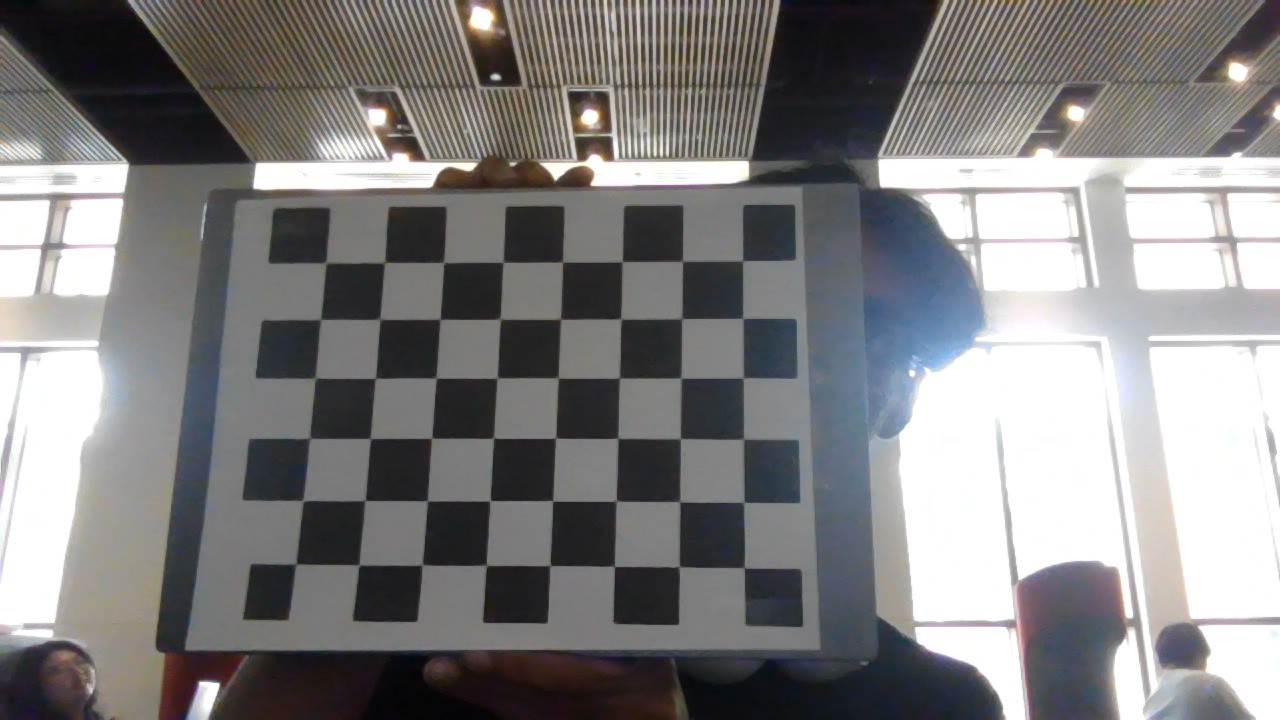
#> input picture images/WIN_20250831_16_53_50_Pro.jpg, 1280 x 720 px; its folder holds only this picture in this run
$ python camera_calibration.py
#> lines starting #> are read from the running program, lines starting #| are printed output that depends on the picture; after the words box and inside, x2 and y2 are one past the last pixel; in counts of white or black regions, pixels touching at a corner belong together; long printed decimals are rounded
#IMPORTANT: CODE SOURCED FROM GEEKS FOR GEEKS
# https://www.geeksforgeeks.org/python/camera-calibration-with-python-opencv/
# Import required modules
import cv2
import numpy as np
import os
import glob


# Define the dimensions of checkerboard
CHECKERBOARD = (8, 6)


# stop the iteration when specified
# accuracy, epsilon, is reached or
# specified number of iterations are completed.
criteria = (cv2.TERM_CRITERIA_EPS +
            cv2.TERM_CRITERIA_MAX_ITER, 30, 0.001)


# Vector for 3D points
threedpoints = []

# Vector for 2D points
twodpoints = []


#  3D points real world coordinates
objectp3d = np.zeros((1, CHECKERBOARD[0]
                      * CHECKERBOARD[1],
                      3), np.float32)
objectp3d[0, :, :2] = np.mgrid[0:CHECKERBOARD[0],
                               0:CHECKERBOARD[1]].T.reshape(-1, 2)
prev_img_shape = None


# Extracting path of individual image stored
# in a given directory. Since no path is
# specified, it will take current directory
# jpg files alone
images = glob.glob('./images/*.jpg')

for filename in images:
    image = cv2.imread(filename)
#> image is the input picture: shape (720, 1280, 3); mean B, G, R 128.6, 128.3, 129.4
    grayColor = cv2.cvtColor(image, cv2.COLOR_BGR2GRAY)
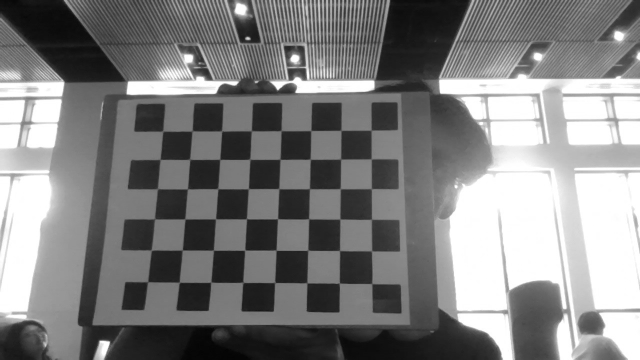
#> grayColor: shape (720, 1280) (shown at 1/2 size); min 2, max 255, mean 128.7

    # Find the chess board corners
    # If desired number of corners are
    # found in the image then ret = true
    ret, corners = cv2.findChessboardCorners(
                    grayColor, CHECKERBOARD,
                    cv2.CALIB_CB_ADAPTIVE_THRESH
                    + cv2.CALIB_CB_FAST_CHECK +
                    cv2.CALIB_CB_NORMALIZE_IMAGE)
#> ret = True; corners = 48 rows, first 8: [328.2, 262.6], [384.6, 262.6], [443.5, 262.1], [503.5, 262.8], [562.4, 262.7], [622.9, 262], [682.4, 261.7], [742.5, 259.3]

    # If desired number of corners can be detected then,
    # refine the pixel coordinates and display
    # them on the images of checker board
    if ret == True:
        threedpoints.append(objectp3d)

        # Refining pixel coordinates
        # for given 2d points.
        corners2 = cv2.cornerSubPix(
            grayColor, corners, (11, 11), (-1, -1), criteria)
#> corners2 = 48 rows, first 8: [326, 262.9], [384.6, 262.5], [443.6, 262.5], [503.1, 262.3], [562.6, 262.1], [622.2, 261.8], [682.4, 261.3], [742.7, 260.8]

        twodpoints.append(corners2)

        # Draw and display the corners
        image = cv2.drawChessboardCorners(image,
                                          CHECKERBOARD,
                                          corners2, ret)
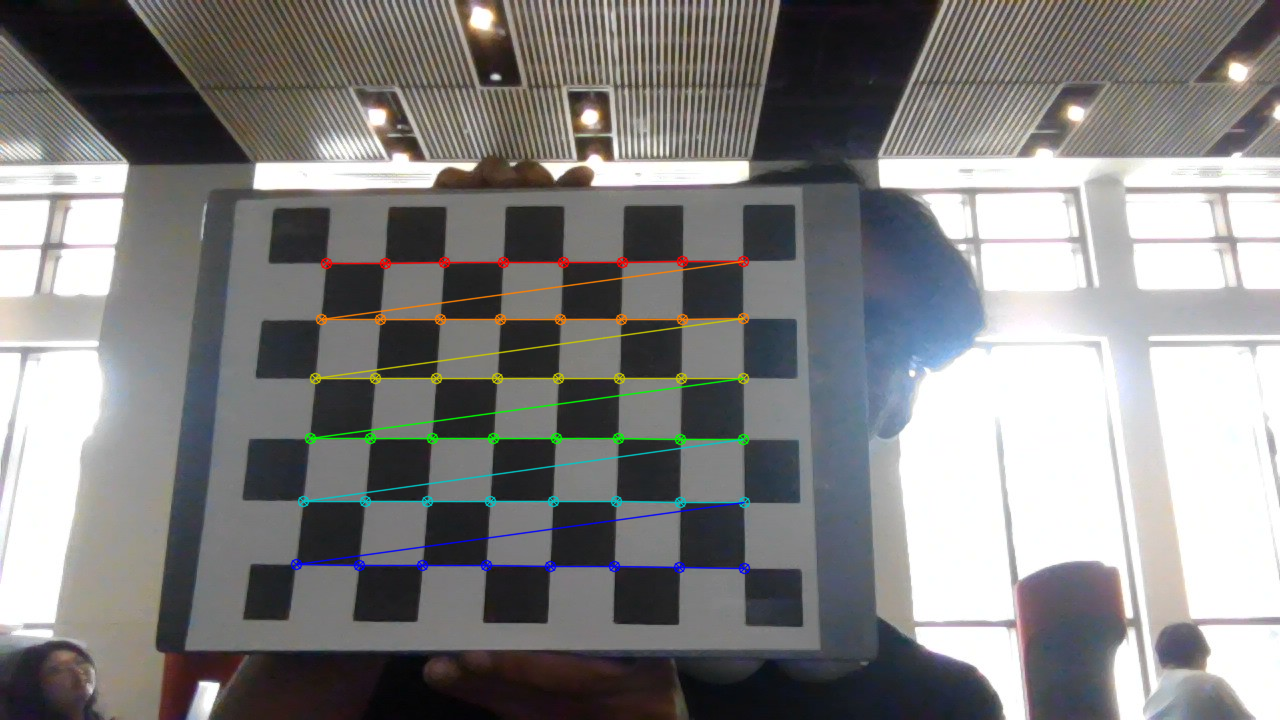
#> image: shape (720, 1280, 3); 1.97% of pixels changed, all inside (x1, y1, x2, y2) = (290, 255, 751, 575)

    cv2.imshow('img', image)
    cv2.waitKey(0)

h, w = image.shape[:2]


# Perform camera calibration by
# passing the value of above found out 3D points (threedpoints)
# and its corresponding pixel coordinates of the
# detected corners (twodpoints)
ret, matrix, distortion, r_vecs, t_vecs = cv2.calibrateCamera(
    threedpoints, twodpoints, grayColor.shape[::-1], None, None)
#> ret = 0.277; matrix = [[1161.1, 0, 653.2], [0, 1164.5, 371.3], [0, 0, 1]]; distortion = [[0.352, -3.83, 0.00351, 0.00231, 16.04]]; r_vecs = ([-0.265, 0.0653, 0.00856],); t_vecs = ([-5.5, -1.82, 19.73],)


# Displaying required output
print(" Camera matrix:")
print(matrix)
#| [[1.16114882e+03 0.00000000e+00 6.53233540e+02]
#|  [0.00000000e+00 1.16450614e+03 3.71255848e+02]
#|  [0.00000000e+00 0.00000000e+00 1.00000000e+00]]

print("\n Distortion coefficient:")
print(distortion)
#| [[ 3.51963034e-01 -3.83252915e+00  3.50925589e-03  2.30626399e-03
#|    1.60430438e+01]]

print("\n Rotation Vectors:")
print(r_vecs)
#| (array([[-0.2653],
#|        [ 0.06528],
#|        [ 0.008559]]),)

print("\n Translation Vectors:")
print(t_vecs)
#| (array([[-5.505],
#|        [-1.822],
#|        [19.728]]),)

# find re-projection error
mean_error = 0
for i in range(len(threedpoints)):
    imgpoints2, _ = cv2.projectPoints(
        threedpoints[i], r_vecs[i], t_vecs[i], matrix, distortion)
    error = cv2.norm(twodpoints[i], imgpoints2, cv2.NORM_L2)/len(imgpoints2)
    mean_error += error
#> this loop made 1 pass
#> (error, mean_error) on pass 1: (0.04, 0.04)
#> after the loop, mean_error = 0.04
print("\n Total re-projection error: {}".format(mean_error/len(threedpoints)))
#|  Total re-projection error: 0.03999
cv2.destroyAllWindows()

$ run again, on images/WIN_20250831_16_53_55_Pro.jpg
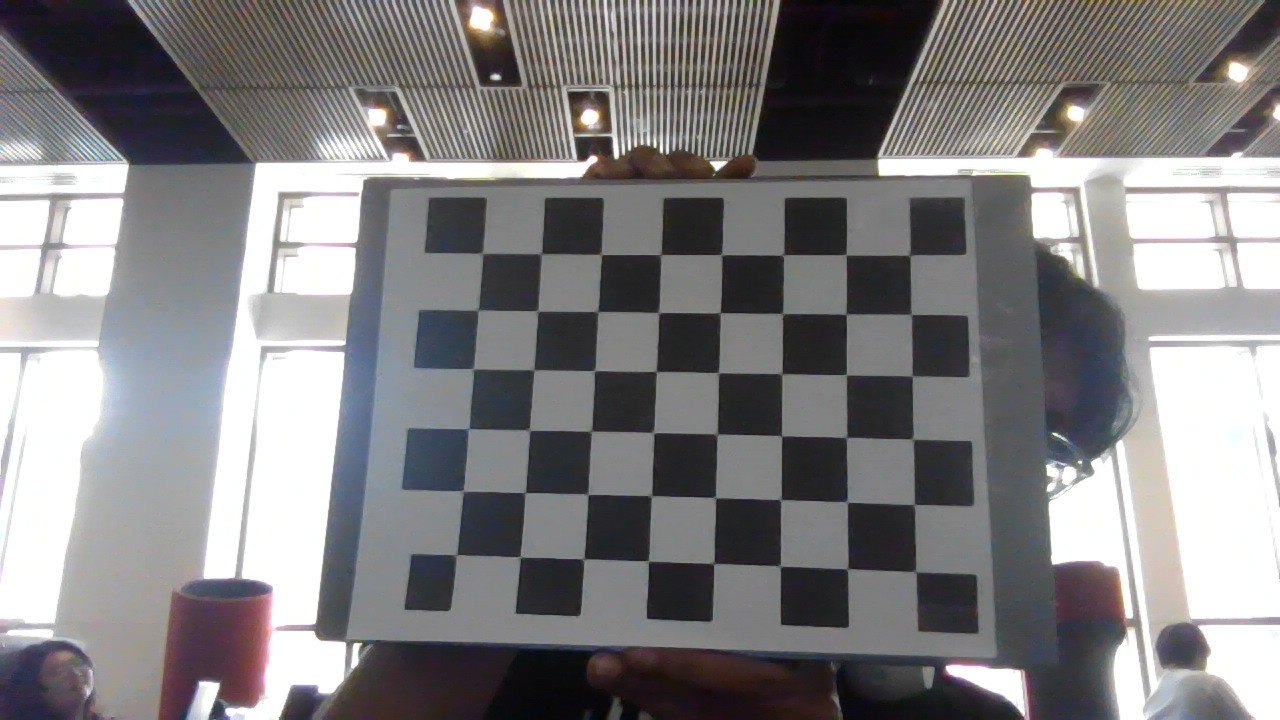
#> input picture images/WIN_20250831_16_53_55_Pro.jpg, 1280 x 720 px
#> image is the input picture: shape (720, 1280, 3); mean B, G, R 129, 127.6, 129.1
#> `grayColor = cv2.cvtColor(image, cv2.COLOR_BGR2GRAY)`:
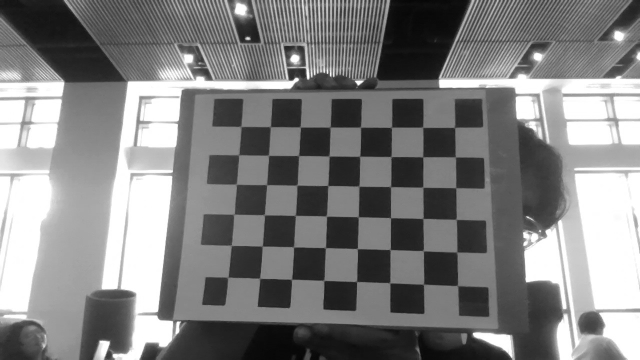
#> grayColor: shape (720, 1280) (shown at 1/2 size); min 4, max 255, mean 128.2
#> `ret, corners = cv2.findChessboardCorners( grayColor, CHECKERBOARD, cv2..`: ret = True; corners = 48 rows, first 8: [482.5, 253.5], [541.7, 252], [601, 254.5], [661.5, 254.3], [721.1, 254.6], [783.5, 255], [846.3, 254.6], [907, 259]
#> corners2 = 48 rows, first 8: [482.5, 253.3], [541.4, 253.7], [601.3, 254.4], [660.8, 254.6], [721.6, 254.6], [783.5, 255], [846, 254.7], [909.8, 255.3]
#> `image = cv2.drawChessboardCorners(image, CHECKERBOARD, corners2, ret)`:
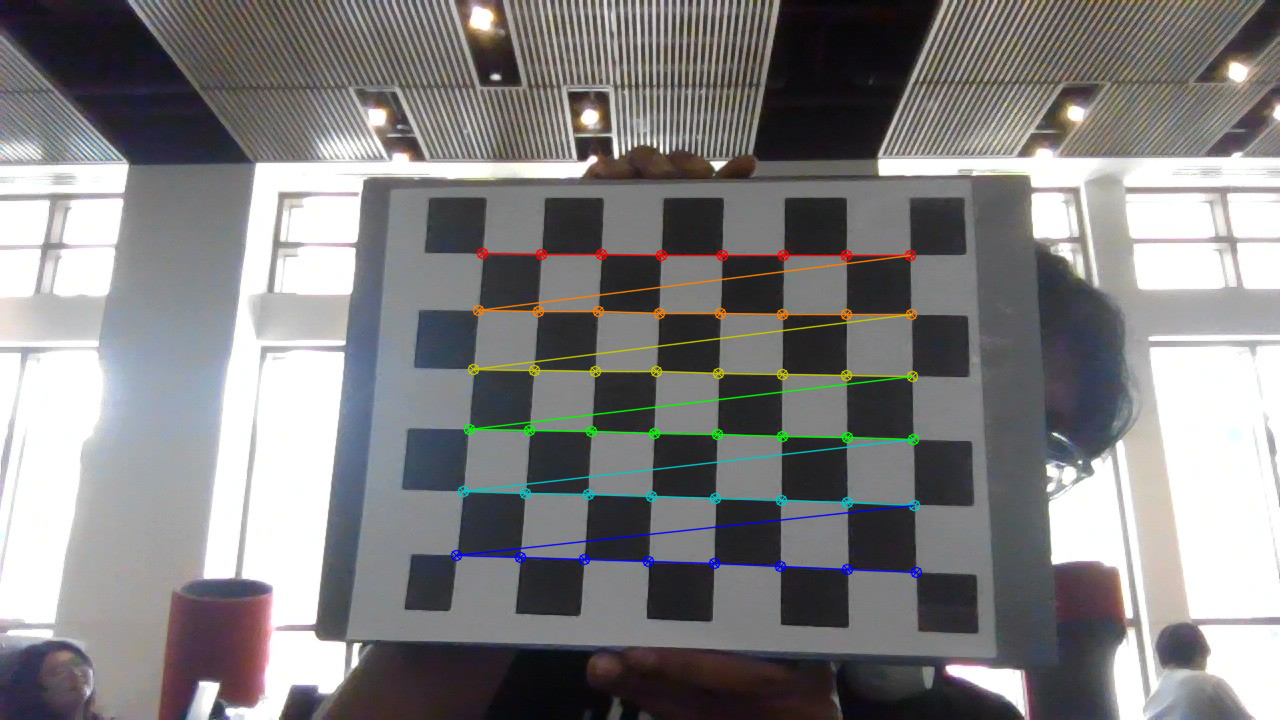
#> image: shape (720, 1280, 3); 2.01% of pixels changed, all inside (x1, y1, x2, y2) = (450, 247, 923, 579)
#> `ret, matrix, distortion, r_vecs, t_vecs = cv2.calibrateCamera( threedp..`: ret = 0.258; matrix = [[1239.4, 0, 606.2], [0, 1237.2, 334.8], [0, 0, 1]]; distortion = [[0.201, -0.414, -0.00135, -0.0103, -2.84]]; r_vecs = ([-0.282, 0.134, 0.0319],); t_vecs = ([-2.07, -1.37, 20.87],)
#| [[1.23938101e+03 0.00000000e+00 6.06167217e+02]
#|  [0.00000000e+00 1.23721139e+03 3.34770282e+02]
#|  [0.00000000e+00 0.00000000e+00 1.00000000e+00]]
#| [[ 2.00502755e-01 -4.13587562e-01 -1.35062335e-03 -1.03323181e-02
#|   -2.83885927e+00]]
#| (array([[-0.2816],
#|        [ 0.1341],
#|        [ 0.03191]]),)
#| (array([[-2.067],
#|        [-1.365],
#|        [20.872]]),)
#> the loop `for i in range(len(threedpoints)):` made 1 pass
#> (error, mean_error) on pass 1: (0.0373, 0.0373)
#> after the loop `for i in range(len(threedpoints)):`: mean_error = 0.0373
#|  Total re-projection error: 0.03729

$ run again, on images/WIN_20250831_16_53_57_Pro.jpg
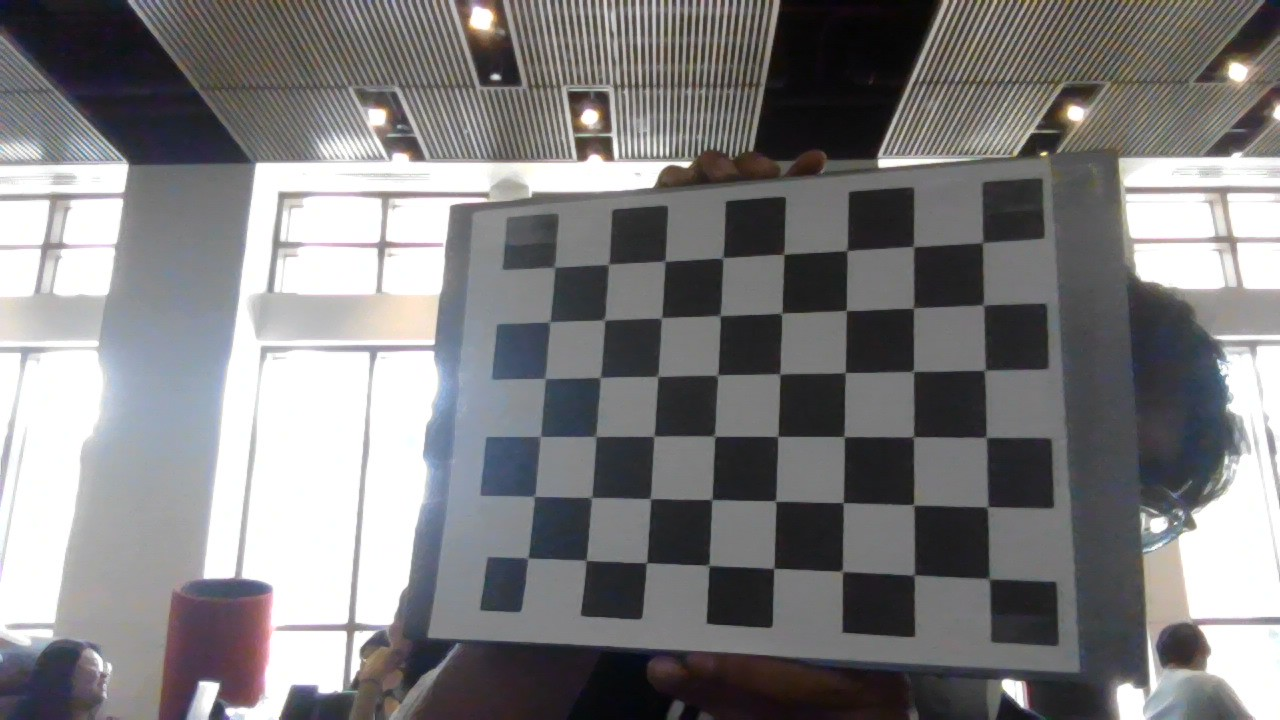
#> input picture images/WIN_20250831_16_53_57_Pro.jpg, 1280 x 720 px
#> image is the input picture: shape (720, 1280, 3); mean B, G, R 126.7, 125.4, 126.4
#> `grayColor = cv2.cvtColor(image, cv2.COLOR_BGR2GRAY)`:
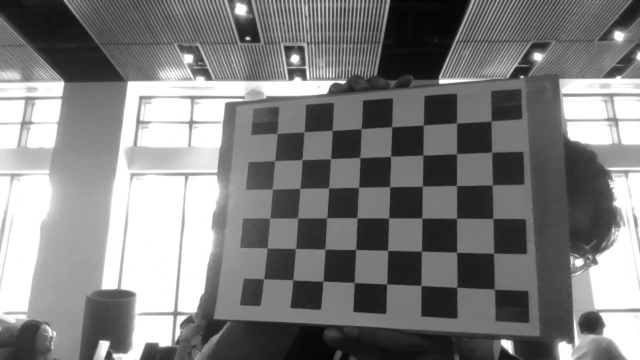
#> grayColor: shape (720, 1280) (shown at 1/2 size); min 2, max 255, mean 125.8
#> `ret, corners = cv2.findChessboardCorners( grayColor, CHECKERBOARD, cv2..`: ret = True; corners = 48 rows, first 8: [554, 267], [608.3, 266.1], [665.5, 260.3], [722, 257], [784, 254.5], [847.6, 250.8], [913.5, 246.9], [982.9, 242.7]
#> corners2 = 48 rows, first 8: [554.5, 267.3], [608.5, 264.3], [665, 261.3], [722.6, 258], [783.7, 254.3], [846.8, 250.7], [913.6, 246.5], [982.6, 242.6]
#> `image = cv2.drawChessboardCorners(image, CHECKERBOARD, corners2, ret)`:
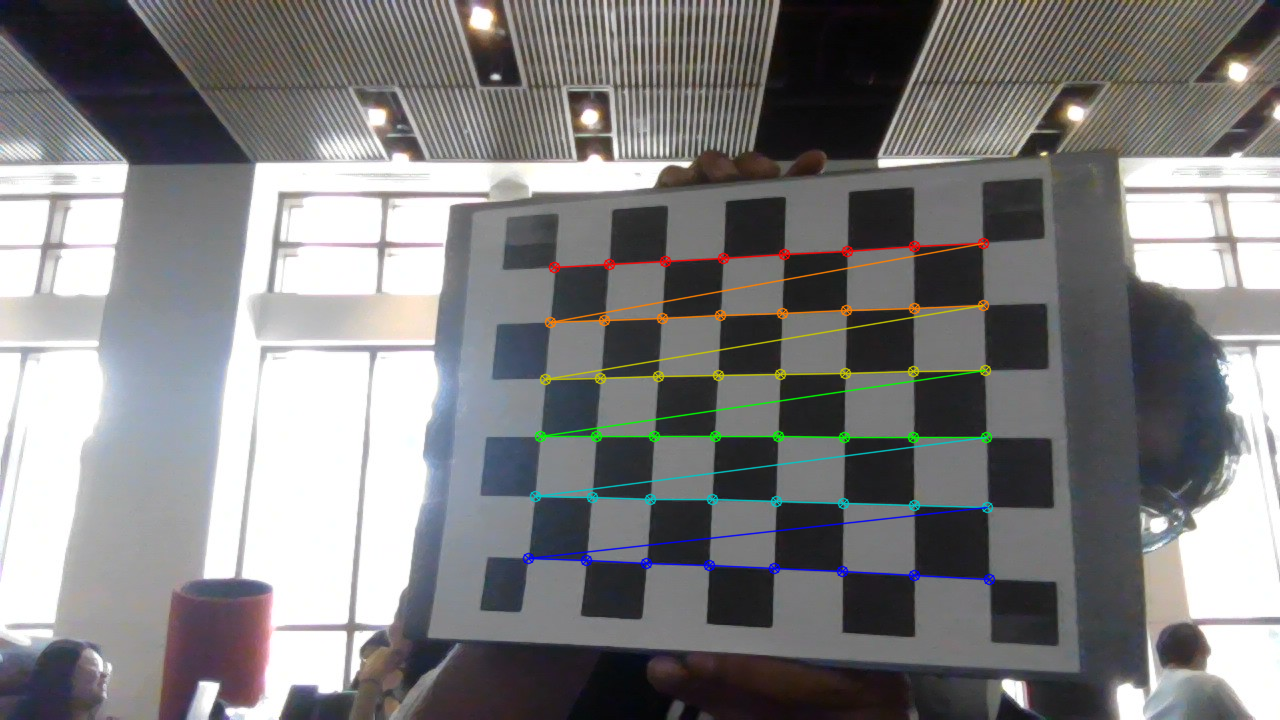
#> image: shape (720, 1280, 3); 2.01% of pixels changed, all inside (x1, y1, x2, y2) = (522, 237, 996, 586)
#> `ret, matrix, distortion, r_vecs, t_vecs = cv2.calibrateCamera( threedp..`: ret = 0.304; matrix = [[976.1, 0, 656.7], [0, 969.4, 397.2], [0, 0, 1]]; distortion = [[0.158, -0.601, 0.00575, -0.00149, 0.604]]; r_vecs = ([-0.232, 0.313, 0.024],); t_vecs = ([-1.77, -2.26, 16.94],)
#| [[976.128   0.         656.697]
#|  [  0.         969.364 397.182]
#|  [  0.           0.           1.        ]]
#| [[ 0.1576   -0.601   0.005745 -0.001486  0.6042]]
#| (array([[-0.2318],
#|        [ 0.3127 ],
#|        [ 0.02399]]),)
#| (array([[-1.767],
#|        [-2.264],
#|        [16.936]]),)
#> the loop `for i in range(len(threedpoints)):` made 1 pass
#> (error, mean_error) on pass 1: (0.0439, 0.0439)
#> after the loop `for i in range(len(threedpoints)):`: mean_error = 0.0439
#|  Total re-projection error: 0.04395
